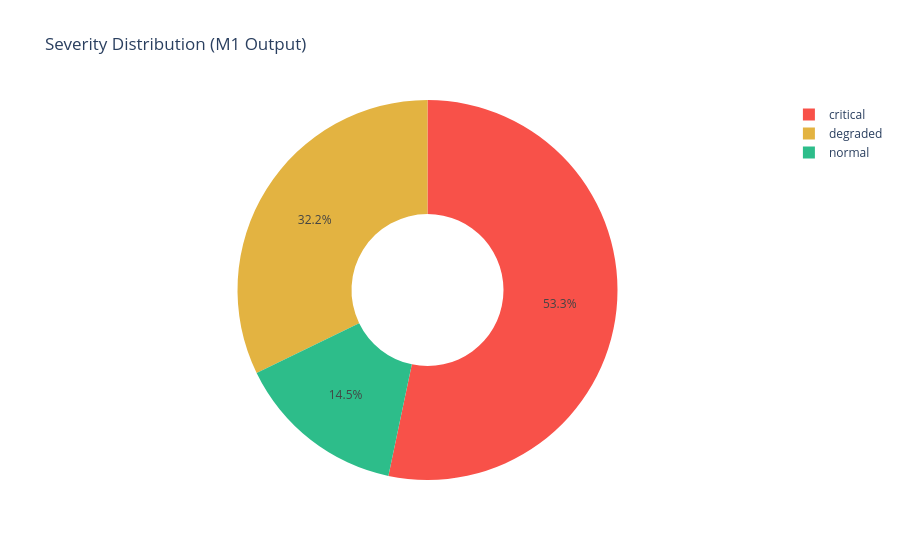

This figure's notebook cell:
### Code cell
# Quick KPI summary
avg_metrics = {
    'Avg Jitter (ms)':       df_anomaly['jitter_ms'].mean(),
    'Avg Packet Loss (%)':    df_anomaly['packet_loss_ratio'].mean() * 100,
    'Avg Throughput (Mbps)':  df_anomaly['throughput_mbps'].mean(),
    'Avg Delay (ms)':         df_anomaly['delay_ms'].mean(),
    'Anomaly Rate (%)':       df_anomaly['if_anomaly'].mean() * 100,
}
for k, v in avg_metrics.items():
    print(f'  {k:30s}: {v:.3f}')

# Severity pie chart
fig = px.pie(
    df_anomaly['severity'].value_counts().reset_index(),
    names='severity', values='count',
    color='severity',
    color_discrete_map={'critical':'#f85149','degraded':'#e3b341','normal':'#2dbd8a'},
    title='Severity Distribution (M1 Output)',
    hole=0.4,
)
fig.show()

### Figure 1 — Plotly figure (JSON) as saved in the notebook; plotly's stock layout.template omitted (floating-point values rounded to 4 significant figures)
{"data": [{"customdata": [["critical"], ["degraded"], ["normal"]], "domain": {"x": [0, 1], "y": [0, 1]}, "hole": 0.4, "hovertemplate": "severity=%{customdata[0]}<br>count=%{value}<extra></extra>", "labels": ["critical", "degraded", "normal"], "legendgroup": "", "marker": {"colors": ["#f85149", "#e3b341", "#2dbd8a"]}, "name": "", "showlegend": true, "type": "pie", "values": [9341, 5643, 2541]}], "layout": {"autosize": true, "legend": {"tracegroupgap": 0}, "title": {"text": "Severity Distribution (M1 Output)"}}}
